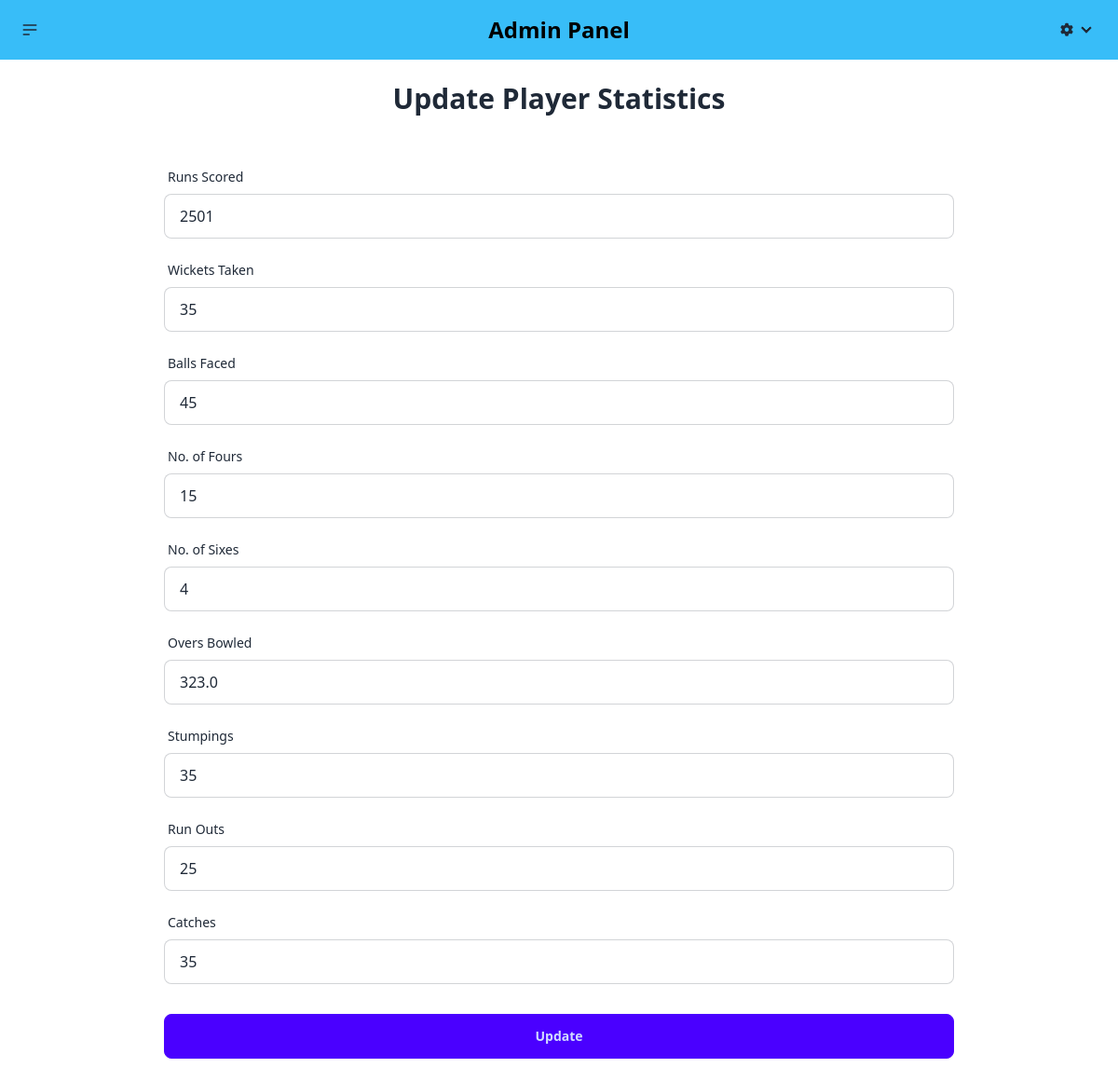
The page /Admin/update-player-statistics.php?updateid=6 on the database its author committed.
### tables this page shows
CREATE TABLE `playerstatistics` (
  `player_stats_id` int(11) UNSIGNED NOT NULL,
  `runs_scored` int(11) DEFAULT NULL,
  `wickets_taken` int(11) DEFAULT NULL,
  `balls_faced` int(11) DEFAULT NULL,
  `fours_hit` int(11) DEFAULT NULL,
  `sixes_hit` int(11) DEFAULT NULL,
  `overs_bowled` decimal(4,1) DEFAULT NULL,
  `stumpings` int(11) DEFAULT NULL,
  `run_outs` int(11) DEFAULT NULL,
  `catches` int(11) DEFAULT NULL,
  `player_id` int(11) DEFAULT NULL
);

### Admin/update-player-statistics.php (the view, shortened to what this page needs)
<?php
include '../connect.php';
if (isset($_GET['updateid'])) {
    $player_stats_id = $_GET['updateid'];
    $sql = "SELECT * FROM `playerstatistics` WHERE player_stats_id = $player_stats_id";
    $result = mysqli_query($conn, $sql);
    if ($result && mysqli_num_rows($result) > 0) {
        $row = mysqli_fetch_assoc($result);
        $runs_scored = $row['runs_scored'];
        $wickets_taken = $row['wickets_taken'];
        $balls_faced = $row['balls_faced'];
        $fours_hit = $row['fours_hit'];
        $sixes_hit = $row['sixes_hit'];
        $overs_bowled = $row['overs_bowled'];
        $stumpings = $row['stumpings'];
        $run_outs = $row['run_outs'];
        $catches = $row['catches'];
    } else {
        die('Error: Player statistics not found.');
    }
}
?>
<?php include('partials/header-dark.php'); ?>
<!DOCTYPE html>
<html lang="en">
<head>
    <link href="https://cdn.jsdelivr.net/npm/daisyui@4.12.14/dist/full.min.css" rel="stylesheet" type="text/css" />
    <script src="https://cdn.tailwindcss.com"></script>
</head>
<body>
    <h1 class="text-center text-3xl font-extrabold p-6">Update Player Statistics</h1>
    <form class="max-w-4xl mx-auto p-6 space-y-4" method="POST">
        <div class="form-control">
            <label class="label"><span class="label-text">Runs Scored</span></label>
            <input type="number" name="runs_scored" class="input input-bordered" value="<?php echo $runs_scored; ?>"
                required>
        </div>
        <div class="form-control">
            <label class="label"><span class="label-text">Wickets Taken</span></label>
            <input type="number" name="wickets_taken" class="input input-bordered" value="<?php echo $wickets_taken; ?>"
                required>
        </div>
        <div class="form-control">
            <label class="label"><span class="label-text">Balls Faced</span></label>
            <input type="number" name="balls_faced" class="input input-bordered" value="<?php echo $balls_faced; ?>"
                required>
        </div>
        <div class="form-control">
            <label class="label"><span class="label-text">No. of Fours</span></label>
            <input type="number" name="fours_hit" class="input input-bordered" value="<?php echo $fours_hit; ?>"
                required>
        </div>
        <div class="form-control">
            <label class="label"><span class="label-text">No. of Sixes</span></label>
            <input type="number" name="sixes_hit" class="input input-bordered" value="<?php echo $sixes_hit; ?>"
                required>
        </div>
        <div class="form-control">
            <label class="label"><span class="label-text">Overs Bowled</span></label>
            <input type="number" name="overs_bowled" class="input input-bordered" value="<?php echo $overs_bowled; ?>"
                required>
        </div>
        <div class="form-control">
            <label class="label"><span class="label-text">Stumpings</span></label>
            <input type="number" name="stumpings" class="input input-bordered" value="<?php echo $stumpings; ?>"
                required>
        </div>
        <div class="form-control">
            <label class="label"><span class="label-text">Run Outs</span></label>
            <input type="number" name="run_outs" class="input input-bordered" value="<?php echo $run_outs; ?>" required>
        </div>
        <div class="form-control">
            <label class="label"><span class="label-text">Catches</span></label>
            <input type="number" name="catches" class="input input-bordered" value="<?php echo $catches; ?>" required>
        </div>
        <div class="form-control">
            <button type="submit" class="btn btn-primary mt-4">Update</button>
        </div>
    </form>
</body>
</html>

### rows shown on the page
playerstatistics: runs_scored "2501", wickets_taken "35", balls_faced "45", fours_hit "15", sixes_hit "4", overs_bowled "323.0", stumpings "35", run_outs "25", catches "35"
